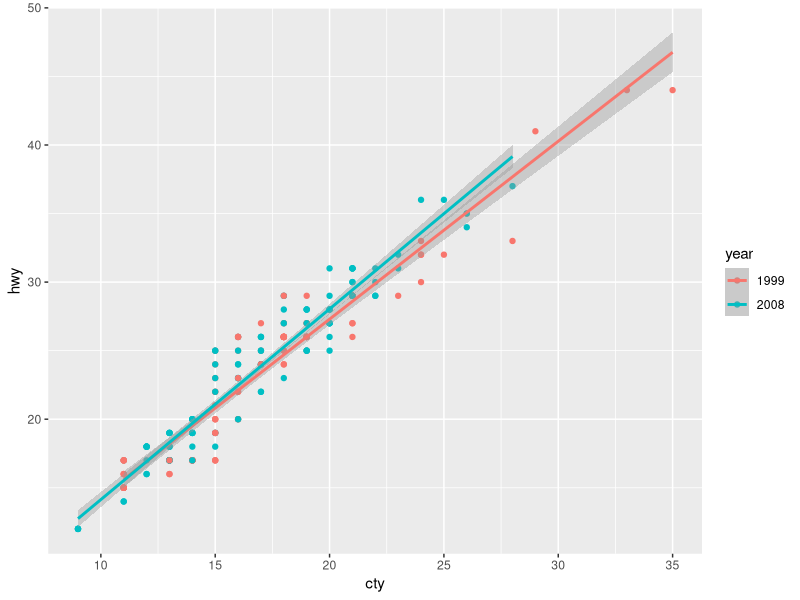
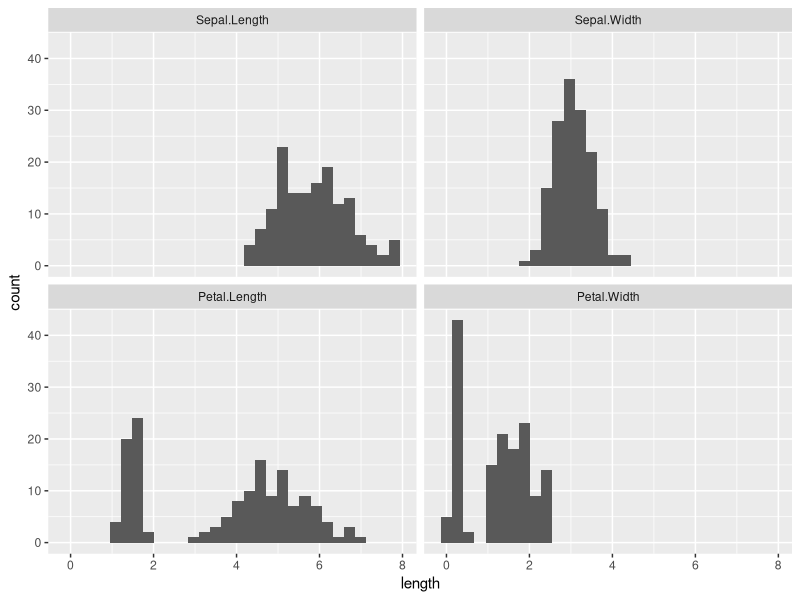
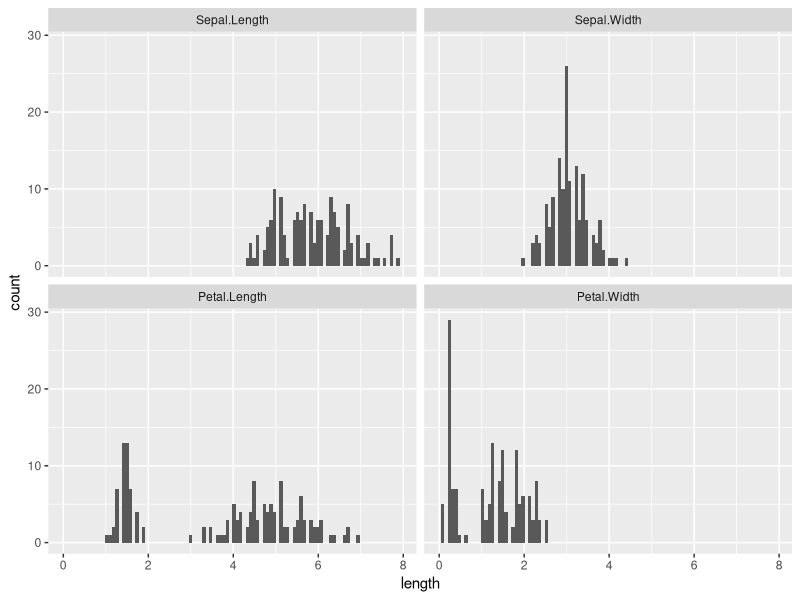
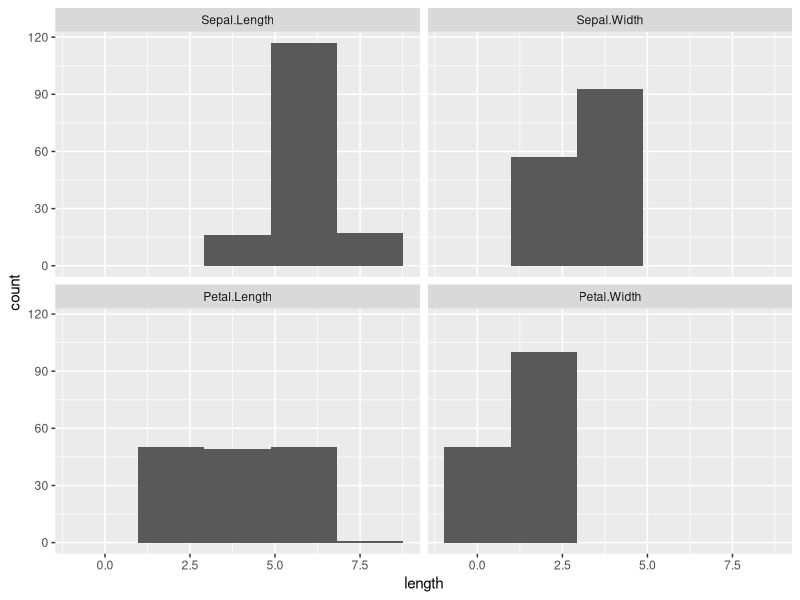
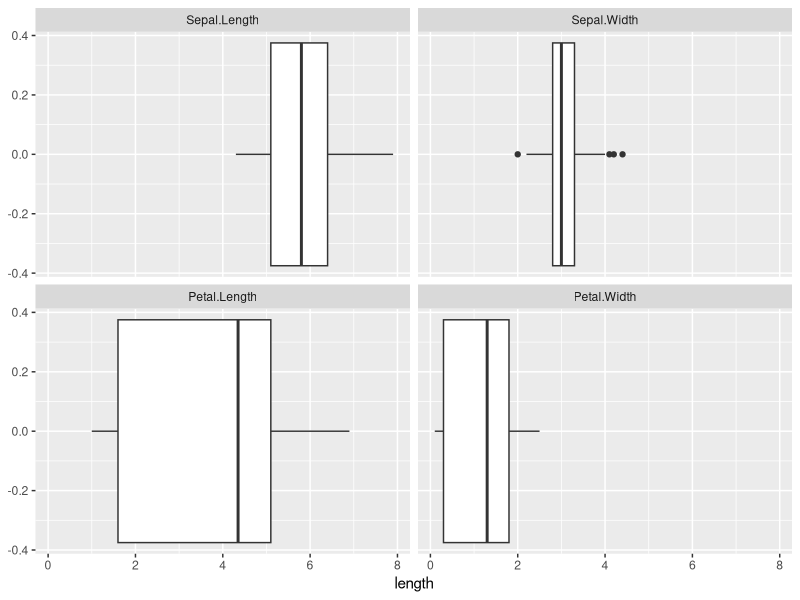
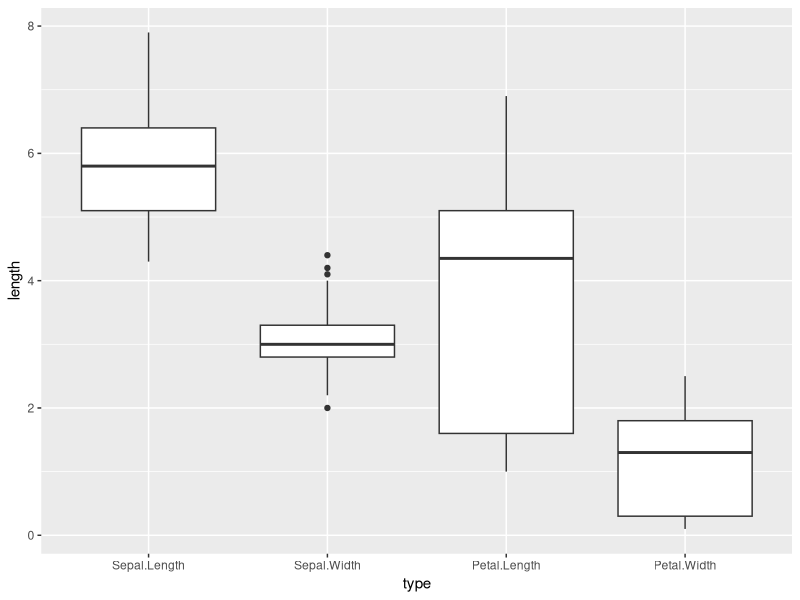
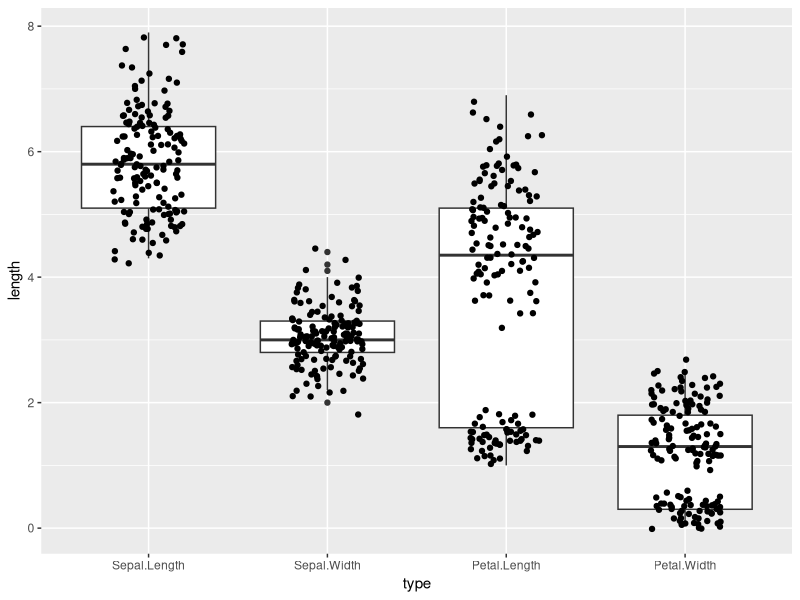
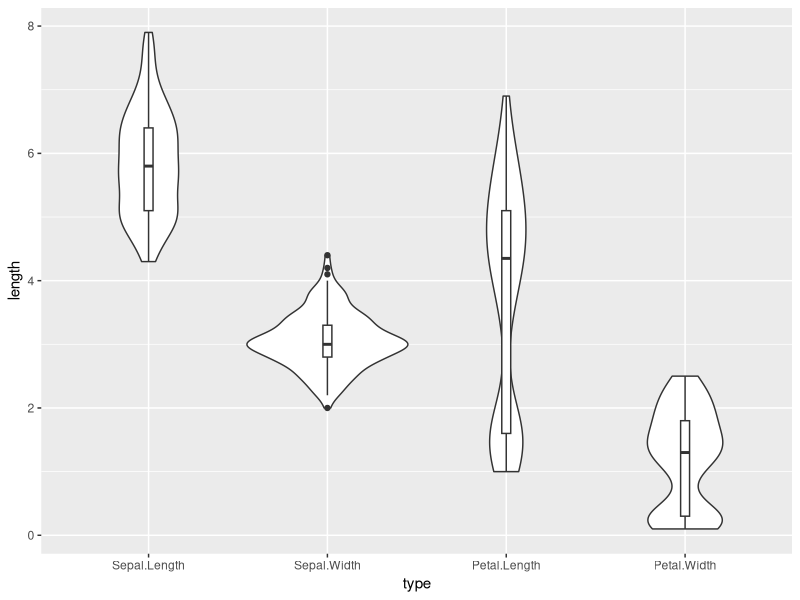

These charts were generated, in order, by the following R code:
## ---- chunk 1
library(ggplot2)
library(data.table)
library(magrittr) # Needed for %>% operator
library(tidyr)
library(ggrepel)
## ---- chunk 2
data(mpg)
mpg <- as.data.table(mpg)

mpg[, year:=as.factor(year)]

ggplot(data=mpg, aes(x=cty, y=hwy, color=year)) +
  geom_point() +
  geom_smooth(method="lm")
## ---- chunk 3
data(iris)
iris

head(iris)
tail(iris)
## ---- chunk 4
iris_long_dt <- melt(as.data.table(iris), id.vars = "Species", variable.name = "type", value.name = "length")
iris_long_dt

ggplot(data=iris_long_dt, aes(length)) + 
  geom_histogram() +
  facet_wrap(facets = "type")
## ---- chunk 5
# with too many its difficult to see the distributions
ggplot(data=iris_long_dt, aes(length)) + 
  geom_histogram(bins = 100) +
  facet_wrap(facets = "type")

# with too few we would miss bimodal distribution in petal width
ggplot(data=iris_long_dt, aes(length)) + 
  geom_histogram(bins = 5) +
  facet_wrap(facets = "type")
## ---- chunk 6
ggplot(data=iris_long_dt, aes(length)) + 
  geom_boxplot() +
  facet_wrap(facets = "type")

ggplot(data=iris_long_dt, aes(x=type, y=length)) +
  geom_boxplot()
## ---- chunk 7
ggplot(data=iris_long_dt, aes(x=type, y=length)) +
  geom_boxplot() +
  geom_jitter(width = .2, height = .2)
## ---- chunk 8
ggplot(data=iris_long_dt, aes(x=type, y=length)) +
  geom_violin() +
  geom_boxplot(width=.05) 
## ---- chunk 9
iris_long_dt

ggplot(data=iris_long_dt, aes(x=Species, y=length, color=Species)) + 
  geom_jitter() +
  facet_wrap(facets = "type")

ggplot(data=iris_long_dt, aes(x=Species, y=length, color=Species)) + 
  geom_violin() +
  facet_wrap(facets = "type")

# This is the given solution (i think mine is better)
ggplot(data=iris_long_dt, aes(x=type, y=length, color = Species)) +
  geom_dotplot(binaxis="y", stackdir="centerwhole", dotsize=0.3)
